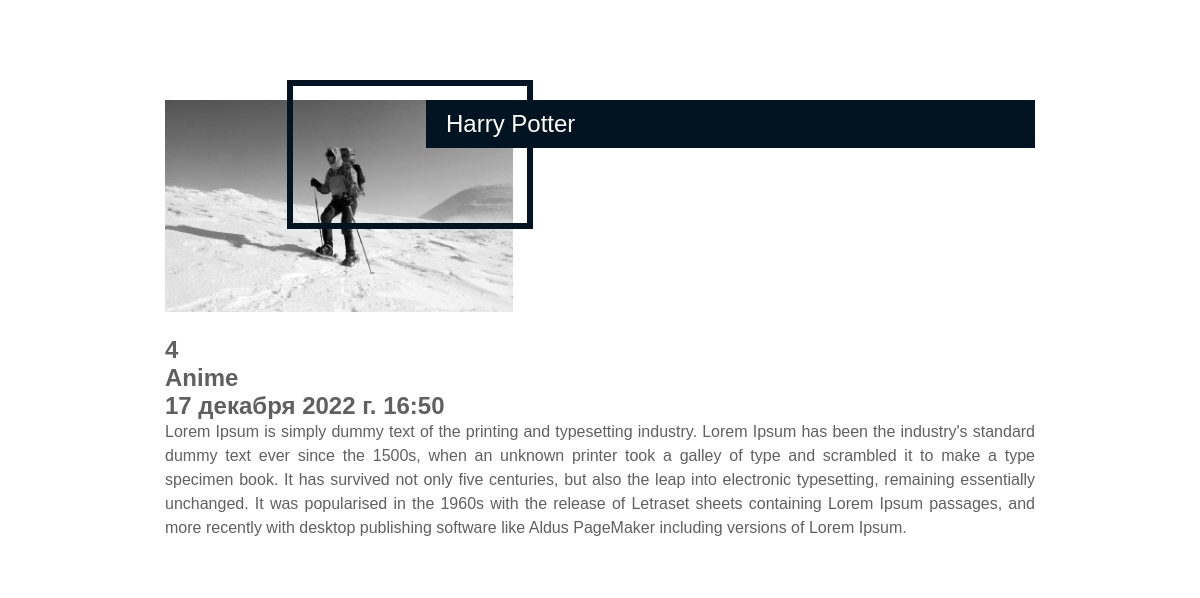
Screenshot of /tv_show_detail/1/ with the database file from the repository.
### tv_show/models.py (models this page shows, shortened)
class TvShow(models.Model):
    GENRE = (
        ('Detective', 'Detective'),
        ('Horror', 'Horror'),
        ('Anime', 'Anime'),
        ('Comedy', 'Comedy'),
        ('Document', 'Document')
    )
    title = models.CharField(max_length=100)
    image = models.ImageField(upload_to='')
    description = models.TextField()
    quantity = models.PositiveIntegerField()
    genre = models.CharField(max_length=100, choices=GENRE)
    created_date = models.DateTimeField(auto_now_add=True, null=True)

### tv_show/views.py (the view)
# urls.py: path('tv_show_detail/<int:id>/', views.tv_show_view_detail, name='detail'),
def tv_show_view_detail(request, id):
    show_detail = get_object_or_404(models.TvShow, id=id)
    return render(request, 'tv_show_detail.html', {'object_detail': show_detail})

### templates/tv_show_detail.html (shortened to what this page needs)
<!DOCTYPE html>
{% load static %}
<html lang="en">
<head>
    <link rel="stylesheet" href="{% static 'css/style_detail.css' %}">
</head>
<body>
<div class="container">
    <div class="post">
        <div class="post-header">
            <div class="post-image">
                <img src="{{object_detail.image.url}}">
            </div>
            <h1>{{object_detail.title}}</h1>
            <h2>{{object_detail.quantity}}</h2>
            <h2>{{object_detail.genre}}</h2>
            <h2>{{object_detail.created_date}}</h2>
        </div>
        <div class="post-content">
            <p>
                {{object_detail.description}}
            </p>
        </div>
    </div>
</div>
</body>
</html>

### static/css/style_detail.css (style rules this page uses)
* { box-sizing: border-box; margin: 0; }
body { font-family: 'Montserrat', sans-serif; color: #606060; font-size: 14px; }
.container { max-width: 960px; margin: 50px auto; padding: 0 15px; background: white; }
.post { padding: 30px 0 15px; position: relative; }
.post-image { margin-bottom: 20px; }
.post-image img { width: 100%; }
.post h1 { color: #222; font-weight: 500; margin-bottom: 15px; font-size: 1.5em; }
p { line-height: 1.5; margin-bottom: 1em; text-align: justify; }
@media (min-width: 768px) { body { font-size: 16px; } }
@media (min-width: 768px) { .container { padding: 0 45px; } }
@media (min-width: 768px) { .post-header { margin-top: 20px; } }
@media (min-width: 768px) { .post-image { position: relative; width: 40%; } }
@media (min-width: 768px) { .post-image:before { content: ""; position: absolute; border: 6px solid #021422; top: -20px; bottom: 40%; left: 35%; right: -20px; } }
@media (min-width: 768px) { .post h1 { width: 70%; padding: 10px 20px; margin: 0; color: white; top: 50px; right: 0; background: #021422; position: absolute; z-index: 2; } }

### rows the page displays
TvShow: image (picture), title "Harry Potter", quantity "4", genre "Anime", created_date "17 декабря 2022 г. 16:50", description "Lorem Ipsum is simply dummy text of the printing and typesetting industry. Lorem Ipsum has been the industry's standard dummy text ever since the 1500s, when an unknown printer took a galley of type and scrambled it to make a type specimen book. It has survived not only five centuries, but also the leap into electronic typesetting, remaining essentially unchanged. It was popularised in the 1960s with the release of Letraset sheets containing Lorem Ipsum passages, and more recently with desktop publishing software like Aldus PageMaker including versions of Lorem Ipsum."
